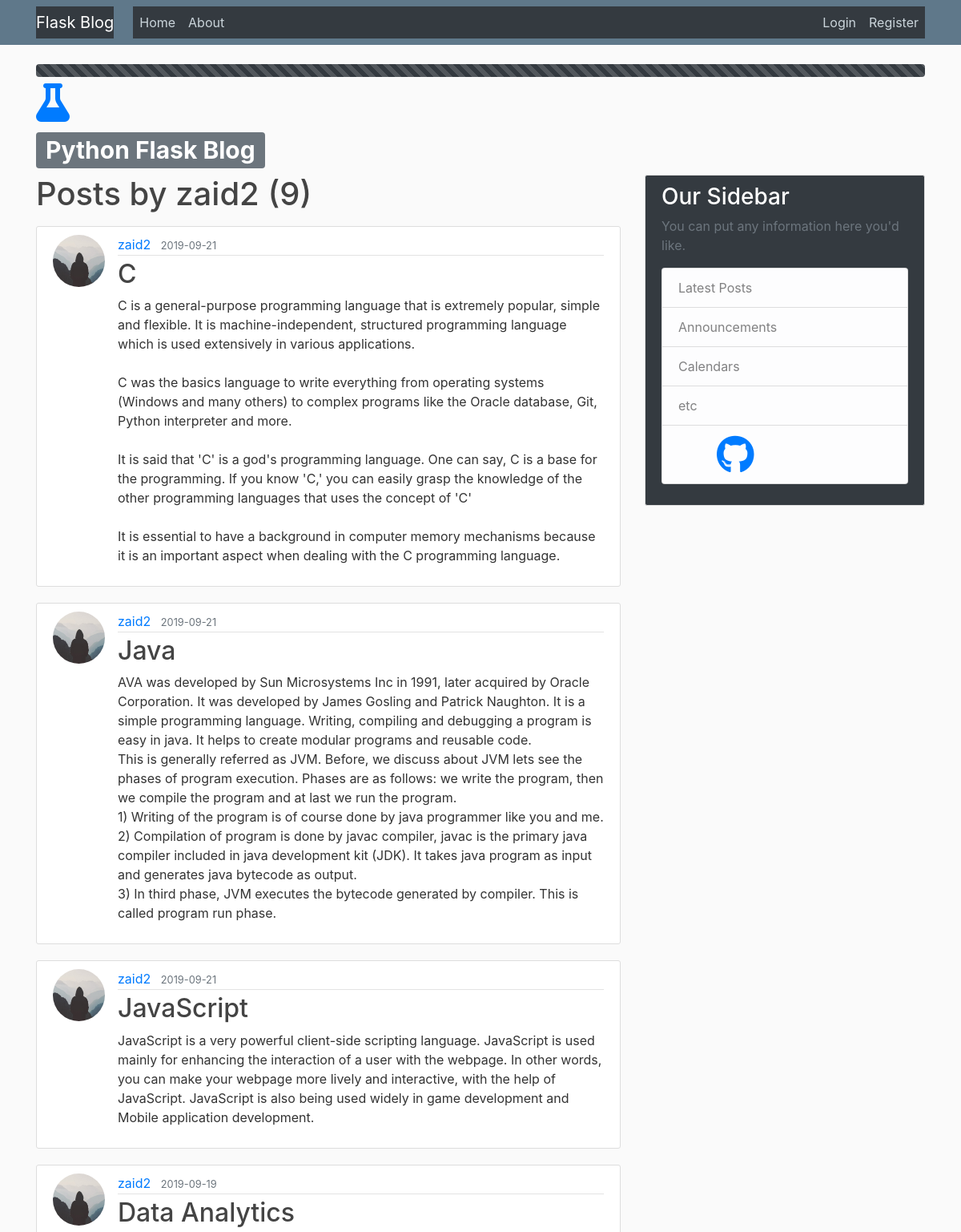
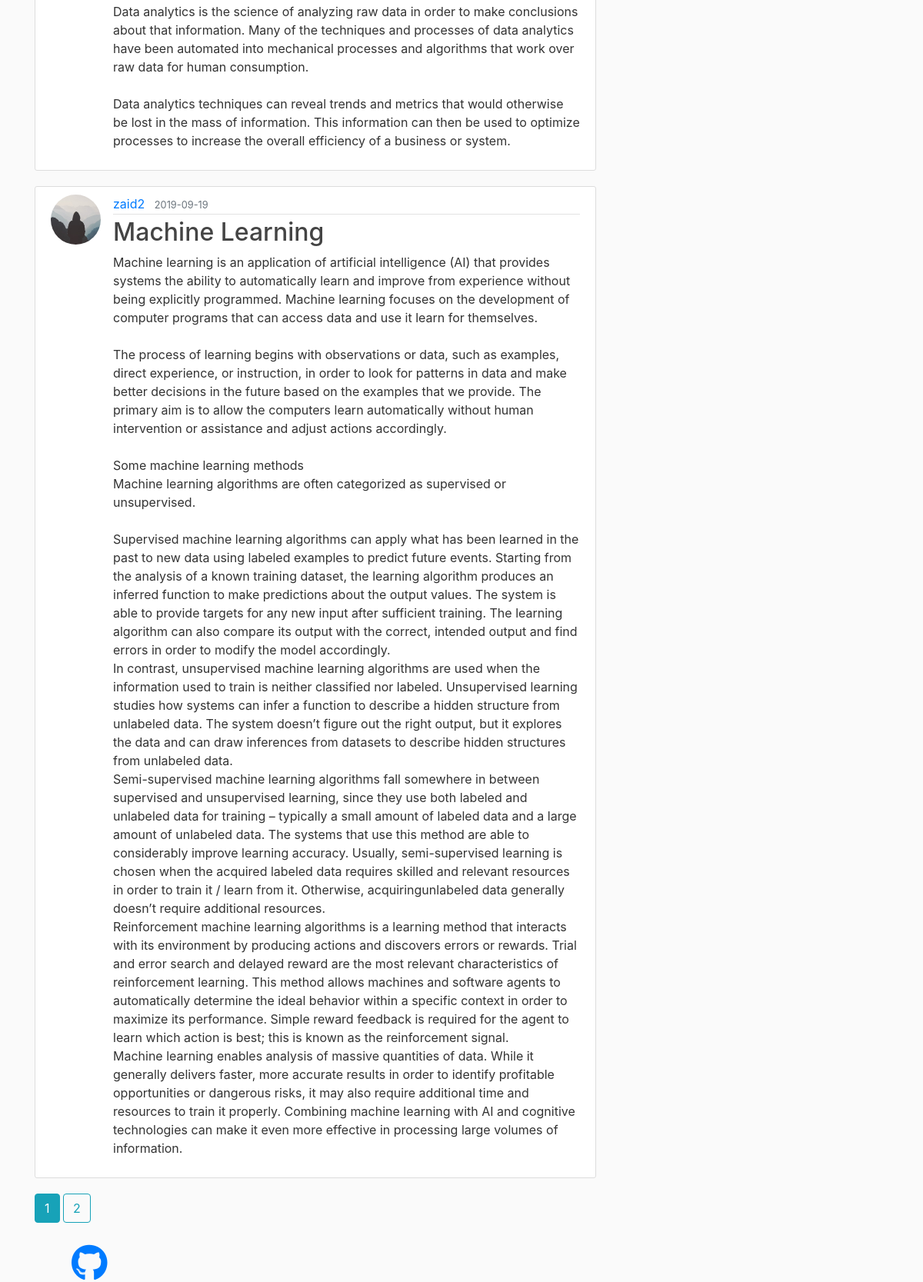
/user/zaid2, run on the app's committed database (2 pictures, top to bottom).
### flaskblog/models.py (models this page shows, shortened)
class User(db.Model, UserMixin):
    id = db.Column(db.Integer, primary_key=True)
    username = db.Column(db.String(20), unique=True, nullable=False)
    email = db.Column(db.String(120), unique=True, nullable=False)
    image_file = db.Column(db.String(20), nullable=False, default='default.jpg')
    password = db.Column(db.String(60), nullable=False)
    posts = db.relationship('Post', backref='author', lazy=True)

class Post(db.Model):
    id = db.Column(db.Integer, primary_key=True)
    title = db.Column(db.String(100), nullable=False)
    date_posted = db.Column(db.DateTime, nullable=False, default=datetime.utcnow)
    content = db.Column(db.Text, nullable=False)
    user_id = db.Column(db.Integer, db.ForeignKey('user.id'), nullable=False)

### flaskblog/users/routes.py (the view)
@users.route("/user/<string:username>")
def user_posts(username):
    page = request.args.get('page', 1, type=int)
    user = User.query.filter_by(username=username).first_or_404()
    posts = Post.query.filter_by(author=user)\
        .order_by(Post.date_posted.desc())\
        .paginate(page=page, per_page=5)
    return render_template('user_posts.html', posts=posts, user=user)

### flaskblog/templates/user_posts.html
{% extends "layout.html" %}
{% block content %}
    <h1 class="mb-3">Posts by {{ user.username }} ({{ posts.total }})</h1>
    {% for post in posts.items %}
        <article class="media content-section">
          <img class="rounded-circle article-img" src="{{ url_for('static', filename='profile_pics/' + post.author.image_file) }}">
          <div class="media-body">
            <div class="article-metadata">
              <a class="mr-2" href="{{ url_for('users.user_posts', username=post.author.username) }}">{{ post.author.username }}</a>
              <small class="text-muted">{{ post.date_posted.strftime('%Y-%m-%d') }}</small>
            </div>
            <h2><a class="article-title" href="{{ url_for('posts.post', post_id=post.id) }}">{{ post.title }}</a></h2>
            <p class="article-content">{{ post.content }}</p>
          </div>
        </article>
    {% endfor %}
    {% for page_num in posts.iter_pages(left_edge=1, right_edge=1, left_current=1, right_current=2) %}
      {% if page_num %}
        {% if posts.page == page_num %}
          <a class="btn btn-info mb-4" href="{{ url_for('users.user_posts', username=user.username, page=page_num) }}">{{ page_num }}</a>
        {% else %}
          <a class="btn btn-outline-info mb-4" href="{{ url_for('users.user_posts', username=user.username, page=page_num) }}">{{ page_num }}</a>
        {% endif %}
      {% else %}
        ...
      {% endif %}
    {% endfor %}
{% endblock content %}

### flaskblog/templates/layout.html (shortened to what this page needs)
<!DOCTYPE html>
<html>
<head>
    <link rel="stylesheet" href="https://maxcdn.bootstrapcdn.com/bootstrap/4.0.0/css/bootstrap.min.css">
    <link rel="stylesheet" type="text/css" href="{{ url_for('static', filename='main.css') }}">
</head>
<div class="container">
  <div class="progress">
      <div class="progress-bar bg-dark progress-bar-striped progress-bar-animated " style="width:100%"></div>
  </div>
</div>
<div class="container">
<header class="mt-2" ><a title=Flask-Documentation href="http://flask.palletsprojects.com/en/1.1.x/"><i class="fas fa-flask fa-3x  mb-2"></a></i><h1><span class="badge badge-secondary">Python Flask Blog</span></h1></header>
</div>
<body>
    <header class="site-header">
      <nav class="navbar navbar-expand-md navbar-dark bg-steel fixed-top">
        <div class="container">
          <a class="navbar-brand mr-4 bg-dark" href="/">Flask Blog</a>
          <div class="collapse navbar-collapse bg-dark" id="navbarToggle">
            <div class="navbar-nav mr-auto">
              <a class="nav-item nav-link" href="{{ url_for('main.home') }}">Home</a>
              <a class="nav-item nav-link" href="{{ url_for('main.about') }}">About</a>
            </div>
            <div class="navbar-nav">
              {% if current_user.is_authenticated %}
                <a class="nav-item nav-link" href="{{ url_for('posts.new_post') }}">New Post</a>
                <a class="nav-item nav-link" href="{{ url_for('users.account') }}">Account</a>
                <a class="nav-item nav-link" href="{{ url_for('users.logout') }}">Logout</a>
              {% else %}
                <a class="nav-item nav-link" href="{{ url_for('users.login') }}">Login</a>
                <a class="nav-item nav-link" href="{{ url_for('users.register') }}">Register</a>
              {% endif %}
            </div>
          </div>
        </div>
      </nav>
    </header>
    <main role="main" class="container">
      <div class="row">
        <div class="col-md-8">
          {% block content %}{% endblock %}
        </div>
        <div class="col-md-4">
          <div class="content-section bg-dark">
            <h3 class="text-white">Our Sidebar</h3>
            <p class='text-muted'>You can put any information here you'd like.
              <ul class="list-group bg-dark">
                <li class="list-group-item list-group-item-light">Latest Posts</li>
                <li class="list-group-item list-group-item-light">Announcements</li>
                <li class="list-group-item list-group-item-light">Calendars</li>
                <li class="list-group-item list-group-item-light">etc</li>
                <li class="list-group-item list-group-item-light"><a title=Github href="https://github.com/mohd-zaid"><i class="fab fa-github fa-3x ml-5"></i></a></li>
              </ul>
            </p>
          </div>
        </div>
      </div>
    </main>
    <div class="container">
    <footer title=github><a href="https://github.com/mohd-zaid"><i class="fab fa-github fa-3x ml-5 mt-1"></i></a></footer></div>
</body>
</html>

### flaskblog/static/main.css (style rules this page uses)
body { background: #fafafa; color: #333333; margin-top: 5rem; }
h1, h2, h3, h4, h5, h6 { color: #444444; }
.bg-steel { background-color: #5f788a; }
.site-header .navbar-nav .nav-link { color: #cbd5db; }
.content-section { background: #ffffff; padding: 10px 20px; border: 1px solid #dddddd; border-radius: 3px; margin-bottom: 20px; }
.article-title { color: #444444; }
.article-content { white-space: pre-line; }
.article-img { height: 65px; width: 65px; margin-right: 16px; }
.article-metadata { padding-bottom: 1px; margin-bottom: 4px; border-bottom: 1px solid #e3e3e3 }

### data on the page
User: username "zaid2"
Post: image_file (placeholder picture), author.username "zaid2", date_posted "2019-09-21", title "C", content "C is a general-purpose programming language that is extremely popular, simple and flexible. It is machine-independent, structured programming language which is used extensively in various applications. C was the basics language to write everything from operating systems (Windows and many others) to complex programs like the Oracle database, Git, Python interpreter and more. It is said that 'C' is a god's programming language. One can say, C is a base for the programming. If you know 'C,' you can easily grasp the knowledge of the other programming languages that uses the concept of 'C' It is essential to have a background in computer memory mechanisms because it is an important aspect when…"
Post: image_file (placeholder picture), author.username "zaid2", date_posted "2019-09-21", title "Java", content "AVA was developed by Sun Microsystems Inc in 1991, later acquired by Oracle Corporation. It was developed by James Gosling and Patrick Naughton. It is a simple programming language. Writing, compiling and debugging a program is easy in java. It helps to create modular programs and reusable code. This is generally referred as JVM. Before, we discuss about JVM lets see the phases of program execution. Phases are as follows: we write the program, then we compile the program and at last we run the program. 1) Writing of the program is of course done by java programmer like you and me. 2) Compilation of program is done by javac compiler, javac is the primary java compiler included in java…"
Post: image_file (placeholder picture), author.username "zaid2", date_posted "2019-09-21", title "JavaScript", content "JavaScript is a very powerful client-side scripting language. JavaScript is used mainly for enhancing the interaction of a user with the webpage. In other words, you can make your webpage more lively and interactive, with the help of JavaScript. JavaScript is also being used widely in game development and Mobile application development."
Post: image_file (placeholder picture), author.username "zaid2", date_posted "2019-09-19", title "Data Analytics", content "Data analytics is the science of analyzing raw data in order to make conclusions about that information. Many of the techniques and processes of data analytics have been automated into mechanical processes and algorithms that work over raw data for human consumption. Data analytics techniques can reveal trends and metrics that would otherwise be lost in the mass of information. This information can then be used to optimize processes to increase the overall efficiency of a business or system."
Post: image_file (placeholder picture), author.username "zaid2", date_posted "2019-09-19", title "Machine Learning", content "Machine learning is an application of artificial intelligence (AI) that provides systems the ability to automatically learn and improve from experience without being explicitly programmed. Machine learning focuses on the development of computer programs that can access data and use it learn for themselves. The process of learning begins with observations or data, such as examples, direct experience, or instruction, in order to look for patterns in data and make better decisions in the future based on the examples that we provide. The primary aim is to allow the computers learn automatically without human intervention or assistance and adjust actions accordingly. Some machine learning…"

### other printed values
{{ posts.total }} "9"
{{ page_num }} "1"
{{ page_num }} "2"
